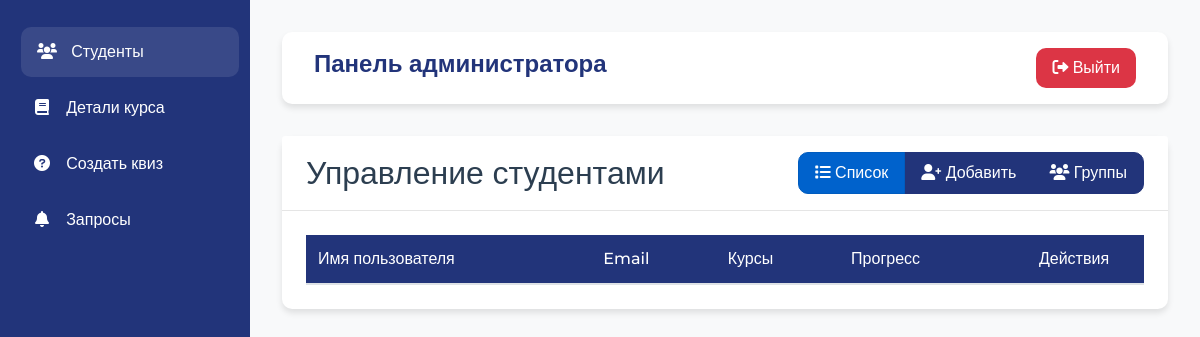
/admin_page/ (signed in), run on an earlier commit of the app's database.
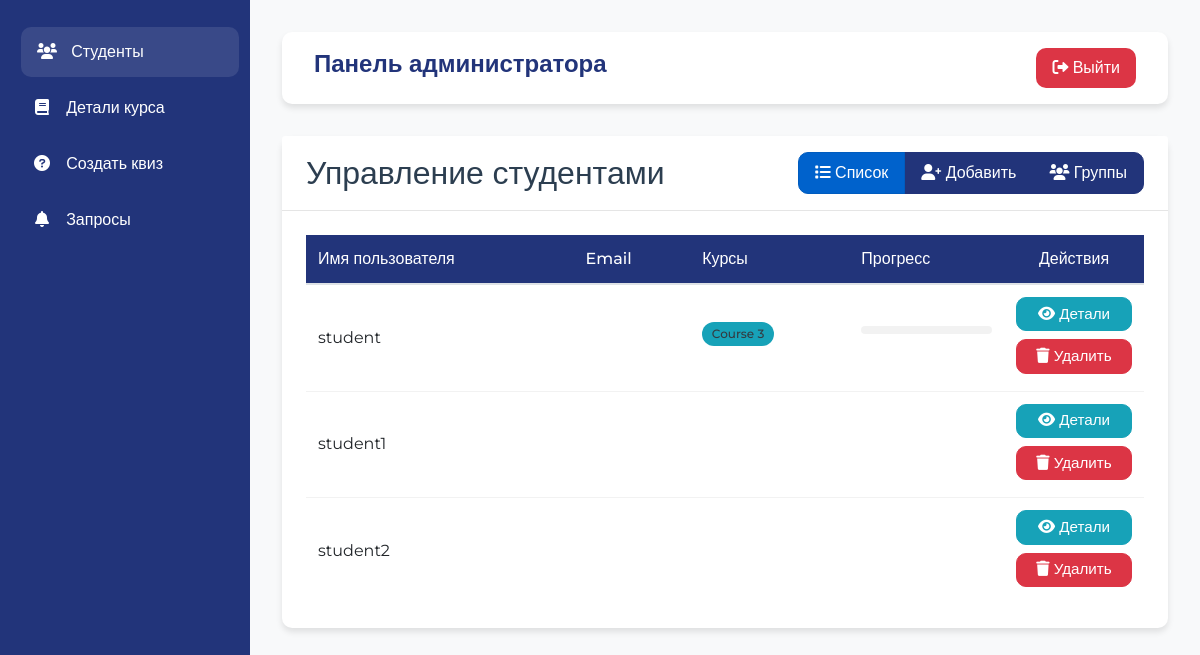
And on a later commit of the database.
### courses/models.py (models this page shows, shortened)
class Student(models.Model):
    user = models.OneToOneField(User, on_delete=models.CASCADE)
    avatar = models.ImageField(upload_to='avatars/', null=True, blank=True)
    phone_number = models.CharField(max_length=15, null=True, blank=True)
    email = models.EmailField(null=True, blank=True)
    courses = models.ManyToManyField('Course', related_name='students_set')
    stars = models.IntegerField(default=0)
    profile_edited_once = models.BooleanField(default=False)

class User(AbstractUser):
    is_student = models.BooleanField(default=False)
    is_admin = models.BooleanField(default=False)
    groups = models.ManyToManyField(
        Group,
        related_name='custom_user_set',
        blank=True,
        help_text='The groups this user belongs to.',
        verbose_name='groups'
    )
    user_permissions = models.ManyToManyField(
        Permission,
        related_name='custom_user_permissions_set',
        blank=True,
        help_text='Specific permissions for this user.',
        verbose_name='user permissions'
    )
    class Meta:
        verbose_name = 'User'
        verbose_name_plural = 'Users'

class Course(models.Model):
    title = models.CharField(max_length=100)
    description = models.TextField()
    modules = models.ManyToManyField('Module', blank=True)
    course_code = models.CharField(max_length=5, blank=True, unique=True)
    students = models.ManyToManyField('Student', related_name='enrolled_courses', blank=True)
    image = models.ImageField(upload_to='image/', null=True, blank=True)  # Новое поле для изображения

### courses/views.py (the view, shortened to what this page needs)
# urls.py: path('admin_page/', views.admin_page, name='admin_page'),
@login_required
def admin_page(request):
    from .models import ProfileEditRequest, CourseAddRequest, Notification, Group
    student_form = StudentRegistrationForm()
    lesson_form = LessonCreationForm()
    module_form = ModuleCreationForm()
    course_form = CourseCreationForm()
    students = Student.objects.all()
    lessons = Lesson.objects.all()
    modules = Module.objects.all()
    courses = Course.objects.all()
    quizzes = Quiz.objects.all()
    available_lessons = Lesson.objects.all()  # Все доступные уроки
    edit_requests = ProfileEditRequest.objects.filter(status='pending').select_related('student__user')
    course_add_requests = CourseAddRequest.objects.filter(status='pending').select_related('student__user', 'course')
    groups = Group.objects.all().prefetch_related('students')
    progress_dict = {}
    for student in students:
        for course in student.courses.all():
            sp, created = StudentProgress.objects.get_or_create(user=student.user, course=course)
            all_lessons = set()
            for module in course.modules.all():
                all_lessons.update(module.lessons.values_list('id', flat=True))
            all_lessons_count = len(all_lessons)
            completed_lessons = set(sp.completed_lessons.values_list('id', flat=True))
            if all_lessons_count > 0:
                percent = int((len(completed_lessons) / all_lessons_count) * 100)
            else:
                percent = 0
            sp.progress = percent
            sp.save()
            key = f'{student.user.id}_{course.id}'
            progress_dict[key] = percent
    context = {
        'student_form': student_form,
        'lesson_form': lesson_form,
        'module_form': module_form,
        'course_form': course_form,
        'students': students,
        'lessons': lessons,
        'modules': modules,
        'courses': courses,
        'quizzes': quizzes,
        'available_lessons': available_lessons,  # Добавляем в контекст
        'progress_dict': progress_dict,          # Новый словарь для шаблона
        'edit_requests': edit_requests,
        'course_add_requests': course_add_requests,
        'groups': groups,
    }
    return render(request, 'courses/admin_page_test.html', context)

### courses/models.py (called while the page is built)
    def save(self, *args, **kwargs):
        self.progress = max(0, min(self.progress, 100))  # Ограничиваем значение от 0 до 100
        super().save(*args, **kwargs)

### courses/templatetags/course_extras.py (called while the page is built)
@register.filter
def get_item(dictionary, key):
    return dictionary.get(key)

### courses/templates/courses/admin_page_test.html (shortened to what the changed rows need)
{% load static %}
{% load course_extras %}
<!DOCTYPE html>
<html lang="en">
<head>
    <link rel="stylesheet" href="https://stackpath.bootstrapcdn.com/bootstrap/4.5.2/css/bootstrap.min.css">
    <link rel="stylesheet" href="https://cdnjs.cloudflare.com/ajax/libs/font-awesome/6.0.0-beta3/css/all.min.css">
    <link rel="stylesheet" href="{% static 'styles.css' %}">
</head>
<body>
    <div class="main-content">
                <header class="admin-header">
            <h1 class="admin-title">Панель администратора</h1>
                </header>
        <div class="tab-content" id="v-pills-tabContent">
            <div class="tab-pane fade show active" id="v-pills-students" role="tabpanel">
                                <div class="card">
                    <div class="card-header">
                        <div class="d-flex justify-content-between align-items-center">
                            <h2 class="mb-0">Управление студентами</h2>
                                    </div>
                                </div>
                    <div class="card-body">
                        <div class="section-content active" id="students-list">
                            <div class="table-responsive">
                                <table class="table table-hover">
                                    <thead>
                                        <tr>
                                            <th>Имя пользователя</th>
                                            <th>Email</th>
                                            <th>Курсы</th>
                                            <th>Прогресс</th>
                                            <th class="course-actions-col">Действия</th>
                                        </tr>
                                    </thead>
                                    <tbody>
                                        {% for student in students %}
                                        <tr>
                                            <td>{{ student.user.username }}</td>
                                            <td>{{ student.user.email }}</td>
                                            <td>
                                                {% for course in student.courses.all %}
                                                <div class="mb-2">
                                                    <a href="#" class="course-link" data-course-id="{{ course.id }}" data-course-title="{{ course.title }}">
                                                        <span class="badge bg-info text-dark">{{ course.title }}</span>
                                                    </a>
                                                </div>
                                                {% endfor %}
                                            </td>
                                            <td>
                                                {% for course in student.courses.all %}
                                                {% with key=student.user.id|stringformat:"s"|add:"_"|add:course.id|stringformat:"s" %}
                                                <div class="progress mb-3">
                                                </div>
                                                {% endwith %}
                                                {% endfor %}
                                            </td>
                                            <td class="course-actions-col" style="min-width: 120px; max-width: 160px;">
                                                <div class="d-flex flex-column gap-2">
                                                    <a href="{% url 'student_details' student.user.id %}" class="btn btn-info btn-sm d-block mb-2">
                                                        <i class="fas fa-eye"></i> Детали
                                                    </a>
                                                    <button class="btn btn-danger btn-sm d-block delete-student-btn" data-student-id="{{ student.user.id }}">
                                                        <i class="fas fa-trash"></i> Удалить
                                                    </button>
                                                </div>
                                            </td>
                                        </tr>
                                        {% endfor %}
                                    </tbody>
                                </table>
                        </div>
                    </div>
                    </div>
                </div>
            </div>
        </div>
    </div>
</body>
</html>

What changed in the data, as far as the page shows it:
added Student: user.username "student"
added Course: title "Course 3"
added Student: user.username "student1"
added Student: user.username "student2"
